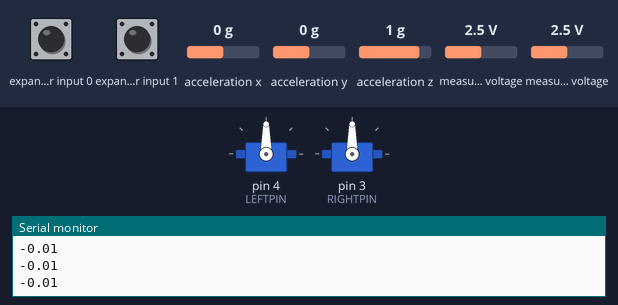
The sketch below on a simulated Arduino Uno, built with avr-gcc and run on an emulated ATmega328P. Shown: 2 × servo, the last lines printed to the serial monitor. Wiring (inferred from the names in the program): Wii Nunchuk at I2C address 0x52. The test bench sets the inputs (shaded band); at power-on: measured voltage 2.5 V, expander input 0 HIGH, expander input 1 HIGH, acceleration x 0 g, acceleration y 0 g, acceleration z 1 g.

Above: at 1.2 s.
1.3 s: measured voltage (sensor 200) set to 0.1 V
At 2.1 s:
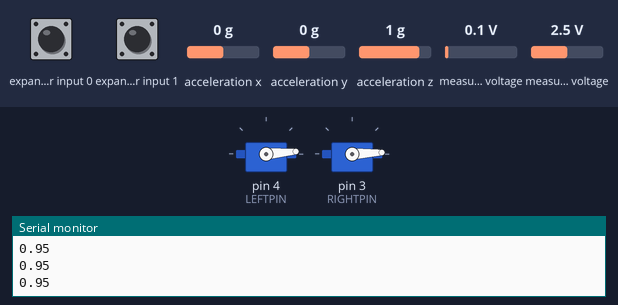
2.8 s: measured voltage (sensor 201) set to 2.3 V
At 4.0 s:
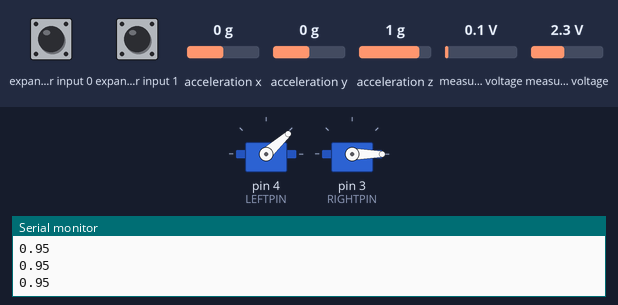
4.3 s: measured voltage (sensor 200) set to 0.3 V
At 4.8 s:
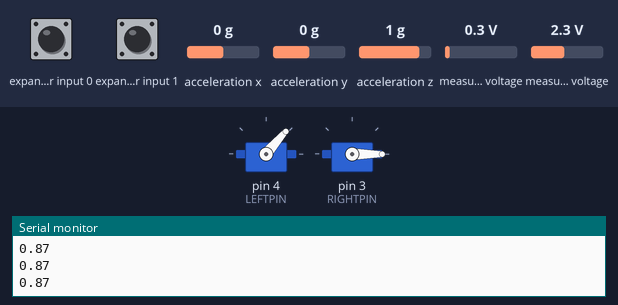
5.8 s: measured voltage (sensor 200) set to 0.5 V
At 6.7 s:
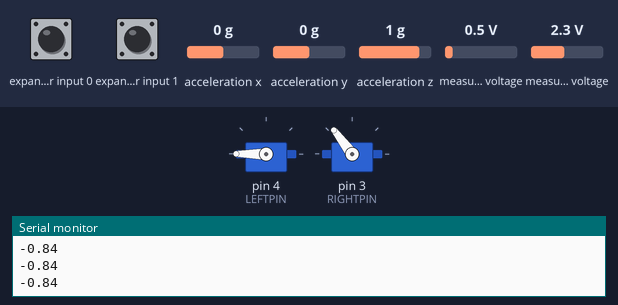
7.3 s: measured voltage (sensor 201) set to 0.1 V
At 8.5 s:
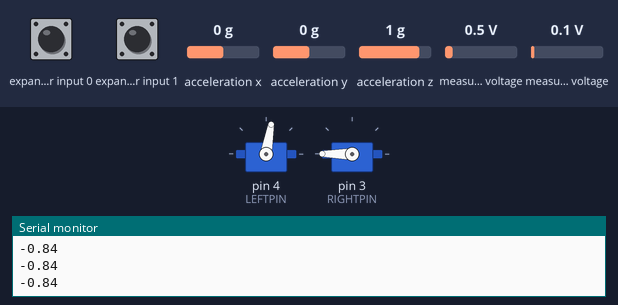
8.8 s: measured voltage (sensor 201) set to 1.2 V
At 9.4 s:
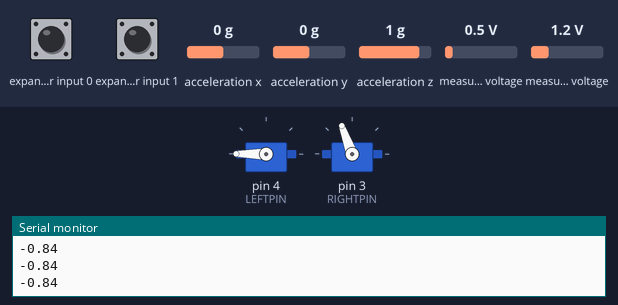
Timing chart, 0 to 11.3 s (numbered marks = the images above; inputs shaded):
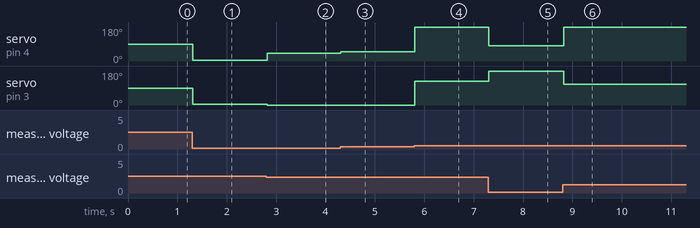

Measured:
- the behaviour switches between 2.4 and 2.3 V on measured voltage (sensor 201) (found by bisection; images 1 and 2)
- the behaviour switches between 0.4 and 0.5 V on measured voltage (sensor 200) (found by bisection; images 3 and 4)
- after the input at 1.3 s, servo on pin 4 (LEFTPIN): 90° → 5° at once; servo on pin 3 (RIGHTPIN): 90° → 3° at once
- after the input at 2.8 s, servo on pin 4 (LEFTPIN): 5° → 42° at once; servo on pin 3 (RIGHTPIN): 3° → 0° at once
- after the input at 4.3 s, servo on pin 4 (LEFTPIN): 42° → 49° at once
- after the input at 5.8 s, servo on pin 4 (LEFTPIN): 49° → 180° at once; servo on pin 3 (RIGHTPIN): 0° → 127° at once
- after the input at 7.3 s, servo on pin 4 (LEFTPIN): 180° → 80° at once; servo on pin 3 (RIGHTPIN): 127° → 180° at once
- after the input at 8.8 s, servo on pin 4 (LEFTPIN): 80° → 180° at once; servo on pin 3 (RIGHTPIN): 180° → 110° at once

The sketch:

Ariel.ino
```cpp
#include <Nunchuk.h>
#include <Servo.h>
#include <Wire.h>
//#include <drive.h>

#define ASSUME_DEFAULT 1;
#define JOY_DEFAULT 128;
#define ACC_DEFAULT 512;

#define SERVO_THRESH 5.0 // Detach servo if within 5% of zero
#define LEFTPIN 4
#define RIGHTPIN 3

#define INVERTLEFT true
#define INVERTRIGHT false

Servo leftservo;
Servo rightservo;
Nunchuk nunchuk;

float fmap(float x, float in_min, float in_max, float out_min, float out_max){
  return (x - in_min) * (out_max - out_min) / (in_max - in_min) + out_min;
}

void setup()
{
  leftservo.attach(LEFTPIN);  // attaches the servo on pin 4 to the servo object
  rightservo.attach(RIGHTPIN);
  Serial.begin(9600);
  nunchuk.initialize();
}

void left(float x, float y){
  float power = x + y;
  if(power > 1)
    power=1;
  if(power<-1)
    power=-1;

  if(power < SERVO_THRESH/100 && power > -SERVO_THRESH/100)
    leftservo.detach();
  else
    leftservo.attach(LEFTPIN);

  if(INVERTLEFT)
    power= -power;

  leftservo.write(fmap(power,-1,1,0,180));
}

void right(float x, float y){
  float power = y-x;
  if(power > 1)
    power=1;
  if(power<-1)
    power=-1;


  if(power < SERVO_THRESH/100 && power > -SERVO_THRESH/100)
    rightservo.detach();
  else
    rightservo.attach(RIGHTPIN);

  if(INVERTRIGHT)
    power= -power;

  rightservo.write(fmap(power,-1,1,0,180));
}

void loop()
{
    nunchuk.update();
    left( fmap(nunchuk.joyX, 0, 255, -1, 1), fmap(nunchuk.joyY, 0, 255, -1, 1)  );
    right( fmap(nunchuk.joyX, 0, 255, -1, 1), fmap(nunchuk.joyY, 0, 255, -1, 1)  );
    Serial.println(fmap(nunchuk.joyX, 0, 255, -1, 1));


}
```

Nunchuk.h
```cpp
/******************************************************************************/
/*                                 Nunchuk.h                                  */
/*                             Aaron Osmer, 2014                              */
/*                                                                            */
/*  The Nunchuk library should allow the use of any Nintendo or thrid-party   */
/*  Wii Nunchuk game controller, including cheap wireless ones.  This class   */
/*  implements functions for I2C initialization, reading values from the      */
/*  nunchuk, calibration, and setting safe defaults so your system will not   */
/*  damage itself if I2C communication is lost.  Data may be retrieved either */
/*  directily from the appropriately named variables, or by the getAxis()     */
/*  method.  The variables are easier to read in the code, but getAxis() can  */
/*  facilitate easier use of for() loops if many values need to be accessed   */
/*  the same way.  This library also includes a channel struct to make some   */
/*  method calls easier to understand by specifying the indexes for each      */
/*  channel type and axis.  You may modify or redistribute this library as    */
/*  you see fit.                                                              */
/*                                                                            */
/******************************************************************************/

#include <Arduino.h>
#include <Wire.h>

#ifndef Nunchuk_h								//Only define this class once
#define Nunchuk_h

struct {
	const unsigned char joystick = 0;
	const unsigned char accelerometer = 1;
	const unsigned char x = 0;
	const unsigned char y = 1;
	const unsigned char z = 2;
} channel;

class Nunchuk {
        private:								//Keep raw data and calibration points private
        	unsigned char rawData[6];					//Raw data could be corrupted if public
                unsigned short accMins[3] = {320, 320, 296};			//Accelerometer ranges should get locked in unless explicitly calibrated
                unsigned short accMaxs[3] = {708, 708, 700};
                unsigned short joyMins[2] = {0, 0};
                unsigned short joyMaxs[2] = {255, 255};
		unsigned char joySafeDefault[3];				//Safe default values for the Nunchuk sensors if communication is lost
		unsigned short accSafeDefault[3];
		boolean buttonSafeDefault[2];

	public:									//User-access values
		unsigned char joyX, joyY;					//Joystick axes
		unsigned short accX, accY, accZ;				//Raw accelerometer values
		short accXNorm, accYNorm, accZNorm;				//Accelerometer values normalized to 0-255
		boolean buttonC, buttonZ;					//Button values (an unpushed button returns high)
		void initialize();						//Set up I2C communications
                short getAxis(unsigned char chanType, unsigned char chan);      //Returns channel value given the channel number
		void update();							//Read in new values from Nunchuk
		void calibrate();						//Calibrate axes
		void setSafeDefaults();
		void setSafeDefaults(unsigned char chanType, unsigned char chan, short val);
};

#endif
```
